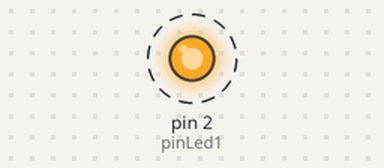
Simulated run of this sketch. Board: Arduino Uno, built with avr-gcc and run on an emulated ATmega328P. Parts: output pins drawn as LEDs (lit = HIGH). Dashed ring = blinking.

Above: at 0.2 s.
Timing chart, 0 to 3.0 s (numbered marks = the images above):
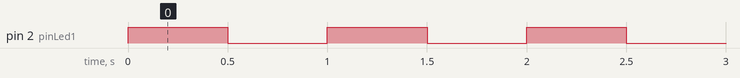

Measured:
- by itself, pin 2 (pinLed1): alternates HIGH for 0.50 s and LOW for 0.50 s

The sketch:

ejercicio1.ino
```cpp
//incluir librerias

//declarar variables
int pinLed1 = 2;
void setup(){
  pinMode(pinLed1,OUTPUT);
  digitalWrite(pinLed1,LOW);
}
void loop(){
  digitalWrite(pinLed1, HIGH);
  delay(500);
  digitalWrite(pinLed1, LOW);
  delay(500);
}
//funciones
```
